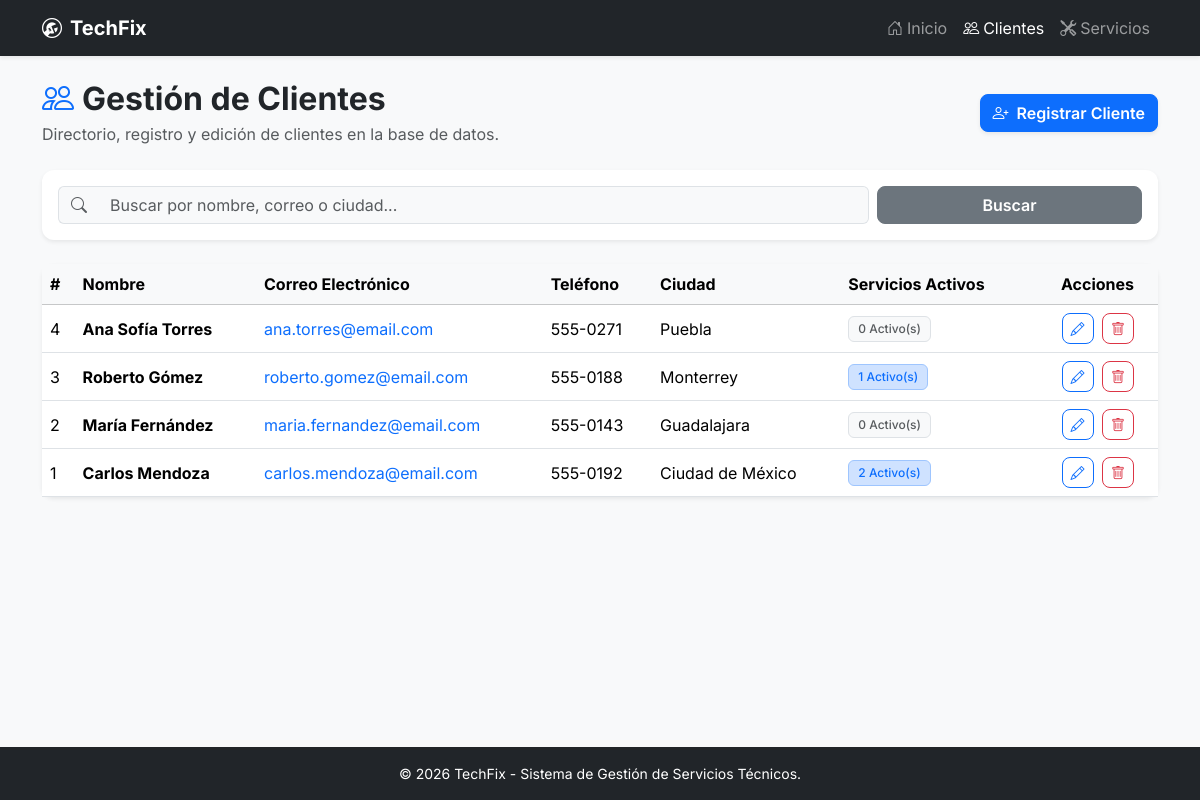
The page /clientes.php on the database its author committed.
### tables this page shows
CREATE TABLE IF NOT EXISTS `clientes` (
  `id` INT AUTO_INCREMENT PRIMARY KEY,
  `nombre` VARCHAR(100) NOT NULL,
  `email` VARCHAR(100) NOT NULL,
  `telefono` VARCHAR(20) NOT NULL,
  `ciudad` VARCHAR(100) NOT NULL,
  `created_at` TIMESTAMP DEFAULT CURRENT_TIMESTAMP
);

### clientes.php (the view, shortened to what this page needs)
<?php
require_once 'includes/db.php';
$search = trim($_GET['search'] ?? '');
$clientes = [];
if ($pdo) {
    try {
        if (!empty($search)) {
            $sql = "
                SELECT c.*, COUNT(CASE WHEN s.estado IN ('Pendiente', 'En proceso') THEN 1 END) AS servicios_activos
                FROM clientes c
                LEFT JOIN servicios s ON c.id = s.cliente_id
                WHERE c.nombre LIKE ? OR c.email LIKE ? OR c.ciudad LIKE ?
                GROUP BY c.id
                ORDER BY c.id DESC
            ";
            $searchTerm = "%{$search}%";
            $stmt = $pdo->prepare($sql);
            $stmt->execute([$searchTerm, $searchTerm, $searchTerm]);
        } else {
            $sql = "
                SELECT c.*, COUNT(CASE WHEN s.estado IN ('Pendiente', 'En proceso') THEN 1 END) AS servicios_activos
                FROM clientes c
                LEFT JOIN servicios s ON c.id = s.cliente_id
                GROUP BY c.id
                ORDER BY c.id DESC
            ";
            $stmt = $pdo->query($sql);
        }
        $clientes = $stmt->fetchAll();
    } catch (PDOException $e) {
        $dbErrorMsg = $e->getMessage();
    }
}
require_once 'includes/header.php';
require_once 'includes/navbar.php';
?>
<div class="container my-4">
    <div class="d-flex flex-column flex-md-row justify-content-between align-items-md-center mb-4 gap-3">
        <div>
            <h2 class="fw-bold mb-1"><i class="bi bi-people me-2 text-primary"></i>Gestión de Clientes</h2>
            <p class="text-muted mb-0">Directorio, registro y edición de clientes en la base de datos.</p>
        </div>
        <button class="btn btn-primary shadow-sm fw-semibold" data-bs-toggle="modal" data-bs-target="#modalCrearCliente" <?php echo !$pdo ? 'disabled' : ''; ?>>
            <i class="bi bi-person-plus me-2"></i>Registrar Cliente
        </button>
    </div>
    <div class="card border-0 shadow-sm mb-4">
        <div class="card-body p-3">
            <form method="GET" action="clientes.php" class="row g-2 align-items-center">
                <div class="col-md-9 col-12">
                    <div class="input-group">
                        <span class="input-group-text bg-light border-end-0"><i class="bi bi-search text-muted"></i></span>
                        <input type="text" name="search" class="form-control bg-light border-start-0" placeholder="Buscar por nombre, correo o ciudad..." value="<?php echo htmlspecialchars($search); ?>">
                    </div>
                </div>
                <div class="col-md-3 col-12 d-flex gap-2">
                    <button type="submit" class="btn btn-secondary w-100 fw-semibold">Buscar</button>
                </div>
            </form>
        </div>
    </div>
    <div class="card border-0 shadow-sm">
        <div class="card-body p-0">
            <div class="table-responsive">
                <table class="table table-hover align-middle mb-0">
                    <thead class="table-light">
                        <tr>
                            <th>#</th>
                            <th>Nombre</th>
                            <th>Correo Electrónico</th>
                            <th>Teléfono</th>
                            <th>Ciudad</th>
                            <th>Servicios Activos</th>
                            <th class="text-end pe-4">Acciones</th>
                        </tr>
                    </thead>
                    <tbody>
                        <?php if (!empty($clientes)): ?>
                            <?php foreach ($clientes as $cliente): ?>
                                <tr>
                                    <td><?php echo $cliente['id']; ?></td>
                                    <td class="fw-bold"><?php echo htmlspecialchars($cliente['nombre']); ?></td>
                                    <td>
                                        <a href="mailto:<?php echo htmlspecialchars($cliente['email']); ?>" class="text-decoration-none">
                                            <?php echo htmlspecialchars($cliente['email']); ?>
                                        </a>
                                    </td>
                                    <td><?php echo htmlspecialchars($cliente['telefono']); ?></td>
                                    <td><?php echo htmlspecialchars($cliente['ciudad']); ?></td>
                                    <td>
                                        <span class="badge <?php echo $cliente['servicios_activos'] > 0 ? 'bg-primary-subtle text-primary border border-primary-subtle' : 'bg-light text-muted border'; ?>">
                                            <?php echo $cliente['servicios_activos']; ?> Activo(s)
                                        </span>
                                    </td>
                                    <td class="text-end pe-4">
                                        <button
                                            class="btn btn-sm btn-outline-primary me-1 btn-edit-cliente"
                                            data-bs-toggle="modal"
                                            data-bs-target="#modalEditarCliente"
                                            data-id="<?php echo $cliente['id']; ?>"
                                            data-nombre="<?php echo htmlspecialchars($cliente['nombre']); ?>"
                                            data-email="<?php echo htmlspecialchars($cliente['email']); ?>"
                                            data-telefono="<?php echo htmlspecialchars($cliente['telefono']); ?>"
                                            data-ciudad="<?php echo htmlspecialchars($cliente['ciudad']); ?>"
                                            title="Editar cliente">
                                            <i class="bi bi-pencil"></i>
                                        </button>
                                        <button
                                            class="btn btn-sm btn-outline-danger btn-delete-cliente"
                                            data-bs-toggle="modal"
                                            data-bs-target="#modalEliminarCliente"
                                            data-id="<?php echo $cliente['id']; ?>"
                                            data-nombre="<?php echo htmlspecialchars($cliente['nombre']); ?>"
                                            title="Eliminar cliente">
                                            <i class="bi bi-trash"></i>
                                        </button>
                                    </td>
                                </tr>
                            <?php endforeach; ?>
                        <?php endif; ?>
                    </tbody>
                </table>
            </div>
        </div>
    </div>
</div>
<?php
require_once 'includes/footer.php';
?>

### includes/header.php (style rules this page uses)
body { font-family: 'Inter', sans-serif; }
.card { border-radius: 12px; }
.btn { border-radius: 8px; }
.badge { font-weight: 500; padding: 0.5em 0.75em; }

### rows shown on the page
clientes: id "4", nombre "Ana Sofía Torres", email "ana.torres@email.com", telefono "555-0271", ciudad "Puebla", servicios_activos "0"
clientes: id "3", nombre "Roberto Gómez", email "roberto.gomez@email.com", telefono "555-0188", ciudad "Monterrey", servicios_activos "1"
clientes: id "2", nombre "María Fernández", email "maria.fernandez@email.com", telefono "555-0143", ciudad "Guadalajara", servicios_activos "0"
clientes: id "1", nombre "Carlos Mendoza", email "carlos.mendoza@email.com", telefono "555-0192", ciudad "Ciudad de México", servicios_activos "2"
